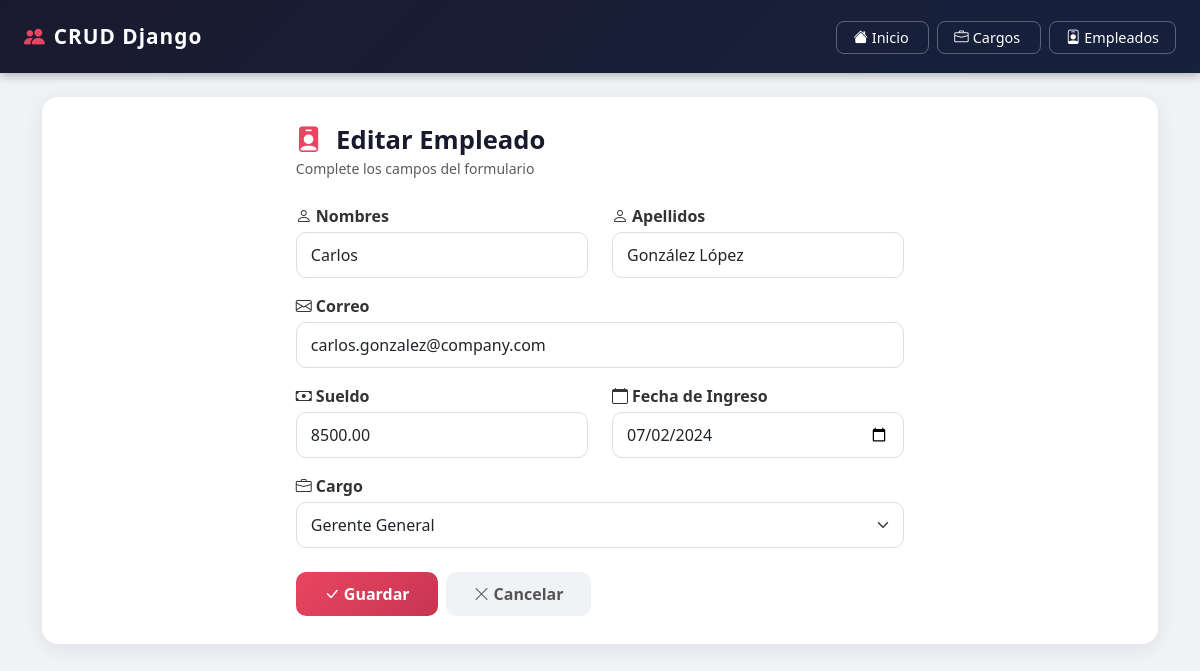
/empleados/editar/3/, run on the app's committed database.
### empleados/models.py (models this page shows, shortened)
class Empleado(models.Model):
    nombres = models.CharField(max_length=100)
    apellidos = models.CharField(max_length=100)
    correo = models.EmailField()
    sueldo = models.DecimalField(max_digits=10, decimal_places=2)
    fecha_ingreso = models.DateField()
    cargo = models.ForeignKey(Cargo, on_delete=models.PROTECT)

### empleados/views.py (the view)
# urls.py: path('empleados/editar/<int:pk>/', views.empleado_editar, name='empleado_editar'),
def empleado_editar(request, pk):
    empleado = get_object_or_404(Empleado, pk=pk)
    if request.method == 'POST':
        form = EmpleadoForm(request.POST, instance=empleado)
        if form.is_valid():
            form.save()
            return redirect('empleado_listar')
    else:
        form = EmpleadoForm(instance=empleado)
    return render(request, 'empleados/empleados/formulario.html', {'form': form})

### empleados/forms.py
class EmpleadoForm(forms.ModelForm):
    class Meta:
        model = Empleado
        fields = '__all__'
        widgets = {
            'nombres':       forms.TextInput(attrs={**FIELD_CLASS, 'placeholder': 'Nombres'}),
            'apellidos':     forms.TextInput(attrs={**FIELD_CLASS, 'placeholder': 'Apellidos'}),
            'correo':        forms.EmailInput(attrs={**FIELD_CLASS, 'placeholder': 'correo@ejemplo.com'}),
            'sueldo':        forms.NumberInput(attrs={**FIELD_CLASS, 'placeholder': '0.00'}),
            'fecha_ingreso': forms.DateInput(attrs={**FIELD_CLASS, 'type': 'date'}),
            'cargo':         forms.Select(attrs=SELECT_CLASS),
        }

### empleados/models.py (called while the page is built)
    def __str__(self):
        return self.nombre

### empleados/templates/empleados/empleados/formulario.html (shortened to what this page needs)
{% extends 'empleados/base.html' %}
{% block contenido %}
<div class="row justify-content-center">
    <div class="col-md-7">
        <div class="mb-4">
            <h2 class="page-title mb-0">
                <i class="bi bi-person-badge-fill me-2" style="color:#e94560"></i>
                {% if form.instance.pk %}Editar Empleado{% else %}Nuevo Empleado{% endif %}
            </h2>
            <small class="text-muted">Complete los campos del formulario</small>
        </div>
        <form method="POST">
            <div class="row">
                <div class="col-md-6 mb-3">
                    <label class="form-label"><i class="bi bi-person me-1"></i>Nombres</label>
                    {{ form.nombres }}
                </div>
                <div class="col-md-6 mb-3">
                    <label class="form-label"><i class="bi bi-person me-1"></i>Apellidos</label>
                    {{ form.apellidos }}
                </div>
            </div>
            <div class="mb-3">
                <label class="form-label"><i class="bi bi-envelope me-1"></i>Correo</label>
                {{ form.correo }}
            </div>
            <div class="row">
                <div class="col-md-6 mb-3">
                    <label class="form-label"><i class="bi bi-cash me-1"></i>Sueldo</label>
                    {{ form.sueldo }}
                </div>
                <div class="col-md-6 mb-3">
                    <label class="form-label"><i class="bi bi-calendar me-1"></i>Fecha de Ingreso</label>
                    {{ form.fecha_ingreso }}
                </div>
            </div>
            <div class="mb-4">
                <label class="form-label"><i class="bi bi-briefcase me-1"></i>Cargo</label>
                {{ form.cargo }}
            </div>
            <div class="d-flex gap-2">
                <button type="submit" class="btn-guardar btn">
                    <i class="bi bi-check-lg me-1"></i>Guardar
                </button>
                <a href="{% url 'empleado_listar' %}" class="btn-cancelar btn">
                    <i class="bi bi-x-lg me-1"></i>Cancelar
                </a>
            </div>
        </form>
    </div>
</div>
{% endblock %}

### empleados/templates/empleados/base.html (style rules this page uses)
body { background-color: #f0f2f5; font-family: 'Segoe UI', sans-serif; }
.page-title { font-weight: 700; color: #1a1a2e; font-size: 1.6rem; }
.form-control, .form-select { border-radius: 10px; border: 1.5px solid #ddd; padding: 10px 14px; transition: border-color 0.2s; }
.form-label { font-weight: 600; color: #333; margin-bottom: 4px; }
.btn-guardar { background: linear-gradient(135deg, #e94560, #c73652); border: none; border-radius: 10px; padding: 10px 28px; font-weight: 600; color: white; transition: all 0.2s; }
.btn-cancelar { background-color: #f0f2f5; border: none; border-radius: 10px; padding: 10px 28px; font-weight: 600; color: #555; transition: all 0.2s; }

### data on the page
Empleado: nombres "Carlos", apellidos "González López", correo "carlos.gonzalez@company.com", sueldo "8500.00", fecha_ingreso "07/02/2024", cargo "Gerente General"
